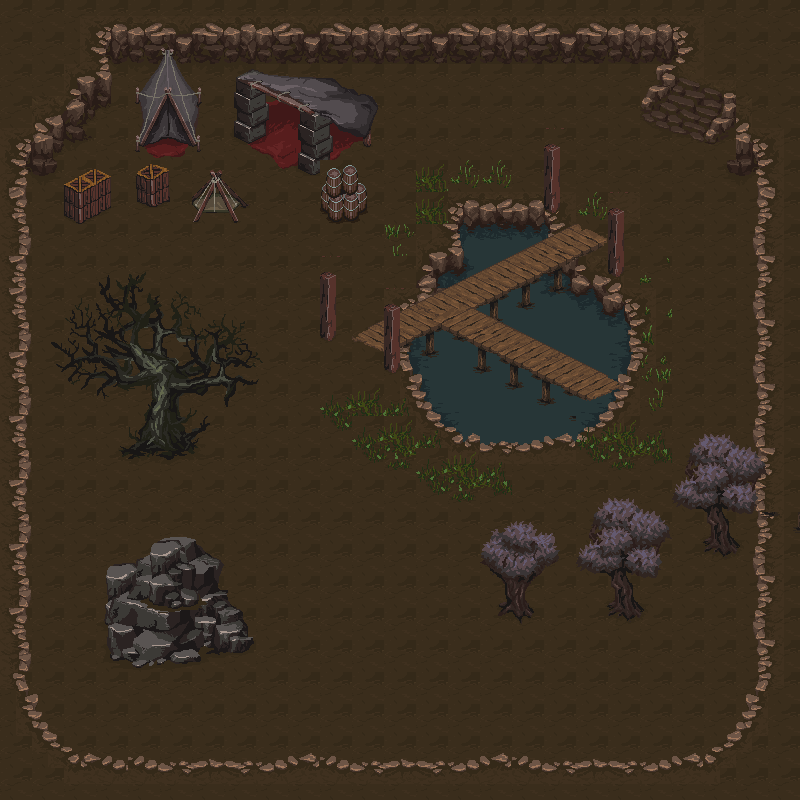

This game map was drawn from its Tiled (.tmx) file and the tilesets committed beside it. A one-line description and the trimmed map source follow:
An orthogonal 25x25 tile map with 32x32 px tiles, 5 tile layers (navigation, floor, background, decoration, ...), 32 tilesets and 46 objects (24x ENEMY_START, 22x PLAYER_START).

<map version="1.2" tiledversion="1.3.1" orientation="orthogonal" renderorder="right-down" compressionlevel="0" width="25" height="25" tilewidth="32" tileheight="32" infinite="0" nextlayerid="8" nextobjectid="114">
 <tileset firstgid="1" name="MagicPixels - chest_keys_treasure" tilewidth="32" tileheight="32" tilecount="64" columns="8">
  <image source="tilesets/szadi/MagicPixels W1/chest_keys_treasure.png" width="256" height="256" />
 </tileset>
 <tileset firstgid="65" name="decorative" tilewidth="32" tileheight="32" tilecount="512" columns="32">
  <image source="tilesets/szadi/MagicPixels W1/decorative.png" width="1024" height="512" />
 </tileset>
 <tileset firstgid="577" name="grass_static" tilewidth="32" tileheight="32" tilecount="64" columns="8">
  <image source="tilesets/szadi/MagicPixels W1/grass_static.png" width="256" height="256" />
  <tile id="0">
   <properties>
    <property name="walkable" value="true" />
   </properties>
  </tile>
 </tileset>
 <tileset firstgid="641" name="mainlevbuild_1" tilewidth="32" tileheight="32" tilecount="1024" columns="32">
  <image source="tilesets/szadi/MagicPixels W1/mainlevbuild_1.png" width="1024" height="1024" />
 </tileset>
 <tileset firstgid="1665" name="mainlevbuild_2" tilewidth="32" tileheight="32" tilecount="512" columns="32">
  <image source="tilesets/szadi/MagicPixels W1/mainlevbuild_2.png" width="1024" height="512" />
 </tileset>
 <tileset firstgid="2177" name="rocks_other" tilewidth="32" tileheight="32" tilecount="1024" columns="32">
  <image source="tilesets/szadi/MagicPixels W1/rocks_other.png" width="1024" height="1024" />
 </tileset>
 <tileset firstgid="3201" name="trees_other" tilewidth="32" tileheight="32" tilecount="1024" columns="32">
  <image source="tilesets/szadi/MagicPixels W1/trees_other.png" width="1024" height="1024" />
 </tileset>
 <tileset firstgid="4225" name="MP Dungeon : decorative" tilewidth="32" tileheight="32" tilecount="64" columns="8">
  <image source="tilesets/szadi/MP Dungeon/decorative.png" width="256" height="256" />
 </tileset>
 <tileset firstgid="4289" name="MP Dungeon : mainlevbuild1" tilewidth="32" tileheight="32" tilecount="1024" columns="32">
  <image source="tilesets/szadi/MP Dungeon/mainlevbuild1.png" width="1024" height="1024" />
 </tileset>
 <tileset firstgid="5313" name="MP Dungeon : mainlevbuild2" tilewidth="32" tileheight="32" tilecount="1024" columns="32">
  <image source="tilesets/szadi/MP Dungeon/mainlevbuild2.png" width="1024" height="1024" />
 </tileset>
 <tileset firstgid="6337" name="MP Dungeon : mainlevbuild3" tilewidth="32" tileheight="32" tilecount="256" columns="16">
  <image source="tilesets/szadi/MP Dungeon/mainlevbuild3.png" width="512" height="512" />
 </tileset>
 <tileset firstgid="6593" name="MP Dungeon : outside_entrance" tilewidth="32" tileheight="32" tilecount="30" columns="5">
  <image source="tilesets/szadi/MP Dungeon/outside_entrance.png" width="179" height="193" />
 </tileset>
 <tileset firstgid="6623" name="RPGW Caves : decorative" tilewidth="32" tileheight="32" tilecount="390" columns="13">
  <image source="tilesets/szadi/RPGW Caves 1/decorative.png" width="416" height="960" />
 </tileset>
 <tileset firstgid="7013" name="RPGW Caves : mainlevbuild" tilewidth="32" tileheight="32" tilecount="4096" columns="64">
  <image source="tilesets/szadi/RPGW Caves 1/mainlevbuild.png" width="2048" height="2048" />
 </tileset>
 <tileset firstgid="11109" name="RPGW Caves : RW_GrassLand_entrance" tilewidth="32" tileheight="32" tilecount="143" columns="13">
  <image source="tilesets/szadi/RPGW Caves 1/RW_GrassLand_entrance.png" width="416" height="352" />
 </tileset>
 <tileset firstgid="11252" name="RPGW Caves : RW_MarshLand_entrance" tilewidth="32" tileheight="32" tilecount="100" columns="10">
  <image source="tilesets/szadi/RPGW Caves 1/RW_MarshLand_entrance.png" width="320" height="320" />
 </tileset>
 <tileset firstgid="11352" name="RPGW Decorative props : fence" tilewidth="32" tileheight="32" tilecount="336" columns="24">
  <image source="tilesets/szadi/RPGW DecorativeProps/fence.png" width="768" height="448" />
 </tileset>
 <tileset firstgid="11688" name="RPGW Decorative props propsA" tilewidth="32" tileheight="32" tilecount="240" columns="10">
  <image source="tilesets/szadi/RPGW DecorativeProps/propsA.png" width="320" height="768" />
 </tileset>
 <tileset firstgid="11928" name="RPGW Decorative props : propsB" tilewidth="32" tileheight="32" tilecount="1024" columns="32">
  <image source="tilesets/szadi/RPGW DecorativeProps/propsB.png" width="1024" height="1024" />
 </tileset>
 <tileset firstgid="12952" name="Camp_Graves" tilewidth="32" tileheight="32" tilecount="480" columns="32">
  <image source="tilesets/szadi/RPGW FC G/Camp_Graves.png" width="1024" height="480" />
 </tileset>
 <tileset firstgid="13432" name="RPGW Grassland : decorative" tilewidth="32" tileheight="32" tilecount="1024" columns="32">
  <image source="tilesets/szadi/RPGW Grassland/decorative.png" width="1024" height="1024" />
 </tileset>
 <tileset firstgid="14456" name="RPGW Grassland : MainLevBuild" tilewidth="32" tileheight="32" tilecount="4096" columns="64">
  <image source="tilesets/szadi/RPGW Grassland/MainLevBuild.png" width="2048" height="2048" />
 </tileset>
 <tileset firstgid="18552" name="RPGW HouseAndInt : decorative_props" tilewidth="32" tileheight="32" tilecount="256" columns="16">
  <image source="tilesets/szadi/RPGW HousesandInt/decorative_props.png" width="512" height="512" />
 </tileset>
 <tileset firstgid="18808" name="RPGW HouseAndInt : furniture" tilewidth="32" tileheight="32" tilecount="256" columns="32">
  <image source="tilesets/szadi/RPGW HousesandInt/furniture.png" width="1024" height="256" />
 </tileset>
 <tileset firstgid="19064" name="RPGW HouseAndInt : interiors" tilewidth="32" tileheight="32" tilecount="1024" columns="32">
  <image source="tilesets/szadi/RPGW HousesandInt/interiors.png" width="1024" height="1024" />
 </tileset>
 <tileset firstgid="20088" name="RPGW HouseAndInt : main_houses" tilewidth="32" tileheight="32" tilecount="720" columns="30">
  <image source="tilesets/szadi/RPGW HousesandInt/main_houses.png" width="960" height="768" />
 </tileset>
 <tileset firstgid="20808" name="RPGW MarshLand : Decorative" tilewidth="32" tileheight="32" tilecount="1024" columns="32">
  <image source="tilesets/szadi/RPGW MarshLand/Decorative.png" width="1024" height="1024" />
 </tileset>
 <tileset firstgid="21832" name="RPGW MarshLand : MainLevBuild" tilewidth="32" tileheight="32" tilecount="2232" columns="36">
  <image source="tilesets/szadi/RPGW MarshLand/MainLevBuild.png" width="1152" height="1984" />
 </tileset>
 <tileset firstgid="24064" name="RPGW SnowyLands : decorative" tilewidth="32" tileheight="32" tilecount="800" columns="32">
  <image source="tilesets/szadi/RPGW SnowyLands/decorative.png" width="1024" height="800" />
 </tileset>
 <tileset firstgid="24864" name="RPGW SnowyLands : MainLevBuild" tilewidth="32" tileheight="32" tilecount="2262" columns="39">
  <image source="tilesets/szadi/RPGW SnowyLands/MainLevBuild.png" width="1248" height="1856" />
 </tileset>
 <tileset firstgid="27126" name="RPGW Town : houses" tilewidth="32" tileheight="32" tilecount="1280" columns="32">
  <image source="tilesets/szadi/RPGW Town/houses.png" width="1024" height="1280" />
 </tileset>
 <tileset firstgid="28406" name="RPGW Town : walls,ground,decorative" tilewidth="32" tileheight="32" tilecount="1024" columns="32">
  <image source="tilesets/szadi/RPGW Town/walls,ground,decorative.png" width="1024" height="1024" />
 </tileset>
 <layer id="5" name="navigation" width="25" height="25">
  <data>[625 cells, 499 non-empty, 1 distinct tile ids]</data>
 </layer>
 <layer id="7" name="floor" width="25" height="25">
  <data>[625 cells, 625 non-empty, 1 distinct tile ids]</data>
 </layer>
 <layer id="1" name="background" width="25" height="25">
  <data>[625 cells, 261 non-empty, 160 distinct tile ids]</data>
 </layer>
 <layer id="2" name="decoration" width="25" height="25">
  <data>[625 cells, 113 non-empty, 111 distinct tile ids]</data>
 </layer>
 <layer id="4" name="decoration2" width="25" height="25">
  <data>[625 cells, 214 non-empty, 171 distinct tile ids]</data>
 </layer>
 <objectgroup id="6" name="Spawn points" visible="0">
  <object id="1" name="PLAYER_START" x="64" y="160" width="32" height="32" />
  <object id="2" name="PLAYER_START" x="256" y="448" width="32" height="32" />
  <object id="3" name="PLAYER_START" x="64" y="352" width="32" height="32" />
  <object id="4" name="PLAYER_START" x="224" y="480" width="32" height="32" />
  <object id="5" name="PLAYER_START" x="64" y="544" width="32" height="32" />
  <object id="6" name="PLAYER_START" x="64" y="640" width="32" height="32" />
  <object id="7" name="ENEMY_START" x="704" y="640" width="32" height="32" />
  <object id="8" name="ENEMY_START" x="608" y="640" width="32" height="32" />
  <object id="9" name="ENEMY_START" x="640" y="672" width="32" height="32" />
  <object id="10" name="ENEMY_START" x="672" y="672" width="32" height="32" />
  <object id="13" name="ENEMY_START" x="672" y="640" width="32" height="32" />
  <object id="14" name="ENEMY_START" x="704" y="608" width="32" height="32" />
  <object id="15" name="ENEMY_START" x="640" y="640" width="32" height="32" />
  <object id="16" name="ENEMY_START" x="672" y="608" width="32" height="32" />
  <object id="17" name="ENEMY_START" x="672" y="576" width="32" height="32" />
  <object id="18" name="ENEMY_START" x="704" y="576" width="32" height="32" />
  <object id="19" name="ENEMY_START" x="672" y="480" width="32" height="32" />
  <object id="20" name="ENEMY_START" x="672" y="544" width="32" height="32" />
  <object id="24" name="ENEMY_START" x="64" y="480" width="32" height="32" />
  <object id="87" name="PLAYER_START" x="64" y="224" width="32" height="32" />
  <object id="88" name="PLAYER_START" x="256" y="384" width="32" height="32" />
  <object id="89" name="PLAYER_START" x="192" y="256" width="32" height="32" />
  <object id="90" name="PLAYER_START" x="256" y="320" width="32" height="32" />
  <object id="91" name="PLAYER_START" x="64" y="608" width="32" height="32" />
  <object id="92" name="PLAYER_START" x="64" y="576" width="32" height="32" />
  <object id="93" name="PLAYER_START" x="256" y="544" width="32" height="32" />
  <object id="94" name="PLAYER_START" x="256" y="576" width="32" height="32" />
  <object id="95" name="PLAYER_START" x="192" y="480" width="32" height="32" />
  <object id="96" name="PLAYER_START" x="64" y="384" width="32" height="32" />
  <object id="97" name="PLAYER_START" x="64" y="320" width="32" height="32" />
  <object id="98" name="PLAYER_START" x="256" y="480" width="32" height="32" />
  <object id="99" name="PLAYER_START" x="256" y="416" width="32" height="32" />
  <object id="100" name="PLAYER_START" x="256" y="352" width="32" height="32" />
  <object id="101" name="PLAYER_START" x="160" y="256" width="32" height="32" />
  <object id="102" name="PLAYER_START" x="256" y="256" width="32" height="32" />
  <object id="103" name="ENEMY_START" x="672" y="512" width="32" height="32" />
  <object id="104" name="ENEMY_START" x="672" y="448" width="32" height="32" />
  <object id="105" name="ENEMY_START" x="672" y="416" width="32" height="32" />
  <object id="106" name="ENEMY_START" x="704" y="416" width="32" height="32" />
  <object id="107" name="ENEMY_START" x="736" y="416" width="32" height="32" />
  <object id="108" name="ENEMY_START" x="672" y="384" width="32" height="32" />
  <object id="109" name="ENEMY_START" x="704" y="384" width="32" height="32" />
  <object id="110" name="ENEMY_START" x="736" y="384" width="32" height="32" />
  <object id="111" name="ENEMY_START" x="672" y="352" width="32" height="32" />
  <object id="112" name="ENEMY_START" x="704" y="352" width="32" height="32" />
  <object id="113" name="ENEMY_START" x="736" y="352" width="32" height="32" />
 </objectgroup>
</map>
